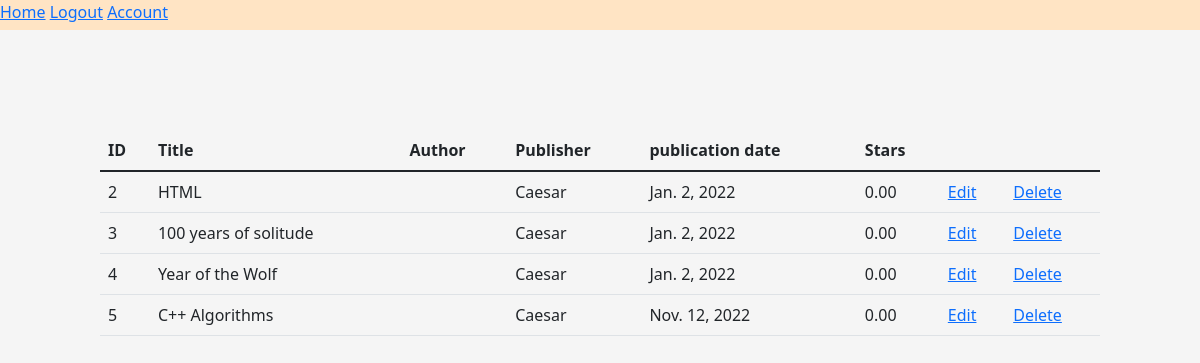
The page /library/mybooks (signed in) on the database its author committed.
### library/models.py (models this page shows, shortened)
class Book(models.Model):
    title = models.CharField(max_length=100)
    authors = models.ManyToManyField(Author, blank=True)
    publisher = models.ForeignKey(Publisher, on_delete=models.CASCADE, blank=True)
    publisher_date = models.DateField()
    stars = models.DecimalField(default=0, max_digits=3,decimal_places=2,validators=[MinValueValidator(0.01),MaxValueValidator(5)])
    rates = models.IntegerField(default=0)
    book = models.FileField(blank=True)

class Publisher(models.Model):
    user = models.OneToOneField(User, unique=True, on_delete=models.PROTECT)
    name = models.CharField(max_length=100)
    city = models.CharField(max_length=100)
    def __str__(self):
        return (self.name)

### library/views.py (the view)
# urls.py: path('mybooks', mybooks, name='mybooks'),
@login_required(login_url='login')
def mybooks(request):
    books = Book.objects.all()
    context = {
        'books':books
    }
    return render(request, 'library/mybooks.html', context)

### library/templates/library/mybooks.html (shortened to what this page needs)
{% extends 'index.html' %}
{% load crispy_forms_tags %}
{% block content %}
<table class="table  table-hover">
<thead class="thead-light">
    <tr>
        <th scope="col">ID</th>
        <th scope="col">Title</th>
        <th scope="col">Author</th>
        <th scope="col">Publisher</th>
        <th scope="col">publication date</th>
        <th scope="col">Stars</th>
    </tr>
    <tbody>
        {% for book in books %}
        <tr>
            <td scope="row">{{book.id}}</td>
            <td scope="row">{{book.title}}</td>
            <td scope="row">
            </td>
            <td scope="row">{{book.publisher}}</td>
            <td scope="row">{{book.publisher_date}}</td>
            <td scope="row">{{book.stars}}</td>
            <td scope="row">
                <a href="{% url 'edit_book' book.id %}">
                    Edit
                </a>
            </td>
            <td scope="row">
                <a href="{% url 'delete_book' book.id %}">
                    Delete
                </a>
            </td>
        </tr>
        {% endfor %}
    </tbody>
</thead>
</table>
{% endblock %}

### templates/index.html (shortened to what this page needs)
{% load static %}
<!DOCTYPE html>
<html lang="en">
<head>
    <link rel="stylesheet" href="{% static 'css/main.css' %}">
    <link href="https://cdn.jsdelivr.net/npm/bootstrap@5.1.3/dist/css/bootstrap.min.css" rel="stylesheet">
</head>
<body>
    <div class="menu" style="width: 100%; height: 30px; background-color: bisque;" >
        <a href="{% url 'mybooks' %}">Home</a>
        {% if user.is_authenticated %}
        <a href="{% url 'logout' %}">Logout</a>
        {% else %}
        <a href="{% url 'login' %}">Login</a>
        {% endif %}
        <a href="{% url 'profile' %}">Account</a>
    </div>
    <div class="content">
    {% block content %}
    {% endblock %}
    </div>
</body>
</html>

### static/css/main.css (style rules this page uses)
body { background-color: aqua; }

### templates/index.html (style rules this page uses)
body { background-color: whitesmoke; }
.content { margin:100px 100px; }

### rows shown on the page
Book: id "2", title "HTML", publisher "Caesar", publisher_date "Jan. 2, 2022", stars "0.00"
Book: id "3", title "100 years of solitude", publisher "Caesar", publisher_date "Jan. 2, 2022", stars "0.00"
Book: id "4", title "Year of the Wolf", publisher "Caesar", publisher_date "Jan. 2, 2022", stars "0.00"
Book: id "5", title "C++ Algorithms", publisher "Caesar", publisher_date "Nov. 12, 2022", stars "0.00"
